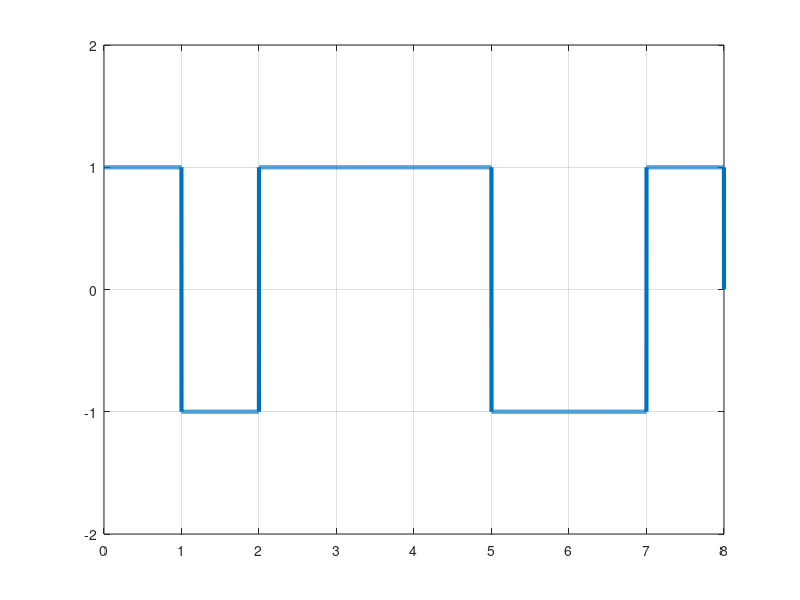

Source code (MATLAB):
clear all;
bits = [1 0 1 1 1 0 0 1]
bitrate = 1;
n = 1000;
T = length(bits)/bitrate;
N = n*length(bits);
dt = T/N;
t = 0:dt:T;
x = zeros(1,length(t));
for i=1:length(bits)
  if bits(i)==1
    x((i-1)*n+1:i*n) = 1;
  else x((i-1)*n+1:i*n) = -1;
  end
end
plot(t, x, 'Linewidth', 3);
axis([0 T -2 2]);
grid on 
set(gca,'xtick',[0:1:T])
set(gca,'ytick',[-2 : 2])
counter = 0;
z=1;
for i = 1:length(t)
  if t(i)>counter
    counter = counter + 1/bitrate;
    if x(i)>0
      result(z) = 1;
      z=z+1;
    else result(z) = 0;
      z=z+1;
    end
  end
end
disp('NRZ-L Decoding:');
disp(result);